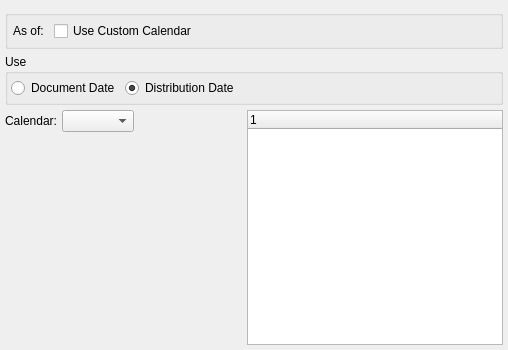
<?xml version="1.0" encoding="UTF-8"?>
<ui version="4.0">
 <comment>This file is part of the xTuple ERP: PostBooks Edition, a free and
open source Enterprise Resource Planning software suite,
Copyright (c) 1999-2011 by OpenMFG LLC, d/b/a xTuple.
It is licensed to you under the Common Public Attribution License
version 1.0, the full text of which (including xTuple-specific Exhibits)
is available at www.xtuple.com/CPAL.  By using this software, you agree
to be bound by its terms.</comment>
 <class>dspTimePhasedOpenARItems</class>
 <widget class="QWidget" name="dspTimePhasedOpenARItems">
  <property name="geometry">
   <rect>
    <x>0</x>
    <y>0</y>
    <width>508</width>
    <height>350</height>
   </rect>
  </property>
  <property name="windowTitle">
   <string>Receivables Aging</string>
  </property>
  <layout class="QGridLayout" name="gridLayout_2">
   <item row="0" column="0">
    <widget class="CustomerSelector" name="_customerSelector"/>
   </item>
   <item row="1" column="0">
    <widget class="QGroupBox" name="_asofGroup">
     <property name="title">
      <string/>
     </property>
     <layout class="QGridLayout" name="gridLayout">
      <item row="0" column="0">
       <widget class="QLabel" name="_asOfLit">
        <property name="text">
         <string>As of:</string>
        </property>
        <property name="buddy">
         <cstring>_asOf</cstring>
        </property>
       </widget>
      </item>
      <item row="0" column="1">
       <widget class="DLineEdit" name="_asOf"/>
      </item>
      <item row="0" column="2">
       <widget class="XCheckBox" name="_custom">
        <property name="text">
         <string>Use Custom Calendar</string>
        </property>
       </widget>
      </item>
      <item row="0" column="3">
       <spacer name="horizontalSpacer">
        <property name="orientation">
         <enum>Qt::Horizontal</enum>
        </property>
        <property name="sizeHint" stdset="0">
         <size>
          <width>0</width>
          <height>20</height>
         </size>
        </property>
       </spacer>
      </item>
     </layout>
    </widget>
   </item>
   <item row="2" column="0">
    <widget class="QGroupBox" name="_useGroup">
     <property name="title">
      <string>Use</string>
     </property>
     <layout class="QHBoxLayout">
      <property name="leftMargin">
       <number>3</number>
      </property>
      <property name="topMargin">
       <number>0</number>
      </property>
      <property name="rightMargin">
       <number>3</number>
      </property>
      <property name="bottomMargin">
       <number>0</number>
      </property>
      <item>
       <widget class="QRadioButton" name="_useDocDate">
        <property name="text">
         <string>Document Date</string>
        </property>
       </widget>
      </item>
      <item>
       <widget class="QRadioButton" name="_useDistDate">
        <property name="text">
         <string>Distribution Date</string>
        </property>
        <property name="checked">
         <bool>true</bool>
        </property>
       </widget>
      </item>
      <item>
       <spacer>
        <property name="orientation">
         <enum>Qt::Horizontal</enum>
        </property>
        <property name="sizeHint" stdset="0">
         <size>
          <width>0</width>
          <height>28</height>
         </size>
        </property>
       </spacer>
      </item>
     </layout>
    </widget>
   </item>
   <item row="3" column="0">
    <layout class="QHBoxLayout">
     <property name="spacing">
      <number>7</number>
     </property>
     <item>
      <layout class="QVBoxLayout">
       <property name="spacing">
        <number>0</number>
       </property>
       <item>
        <layout class="QHBoxLayout">
         <property name="spacing">
          <number>5</number>
         </property>
         <item>
          <widget class="QLabel" name="_calendarLit">
           <property name="text">
            <string>Calendar:</string>
           </property>
           <property name="alignment">
            <set>Qt::AlignRight|Qt::AlignTrailing|Qt::AlignVCenter</set>
           </property>
          </widget>
         </item>
         <item>
          <widget class="CalendarComboBox" name="_calendar"/>
         </item>
         <item>
          <spacer name="horizontalSpacer_3">
           <property name="orientation">
            <enum>Qt::Horizontal</enum>
           </property>
           <property name="sizeHint" stdset="0">
            <size>
             <width>40</width>
             <height>20</height>
            </size>
           </property>
          </spacer>
         </item>
        </layout>
       </item>
       <item>
        <spacer>
         <property name="orientation">
          <enum>Qt::Vertical</enum>
         </property>
         <property name="sizeType">
          <enum>QSizePolicy::Expanding</enum>
         </property>
         <property name="sizeHint" stdset="0">
          <size>
           <width>20</width>
           <height>0</height>
          </size>
         </property>
        </spacer>
       </item>
      </layout>
     </item>
     <item>
      <widget class="PeriodsListView" name="_periods">
       <property name="sizePolicy">
        <sizepolicy hsizetype="Expanding" vsizetype="Preferred">
         <horstretch>0</horstretch>
         <verstretch>0</verstretch>
        </sizepolicy>
       </property>
       <property name="minimumSize">
        <size>
         <width>0</width>
         <height>120</height>
        </size>
       </property>
      </widget>
     </item>
    </layout>
   </item>
  </layout>
 </widget>
 <layoutdefault spacing="5" margin="5"/>
 <pixmapfunction>qPixmapFromMimeSource</pixmapfunction>
 <customwidgets>
  <customwidget>
   <class>CalendarComboBox</class>
   <extends>XComboBox</extends>
   <header>calendarTools.h</header>
  </customwidget>
  <customwidget>
   <class>CustomerSelector</class>
   <extends>QWidget</extends>
   <header>customerselector.h</header>
  </customwidget>
  <customwidget>
   <class>DLineEdit</class>
   <extends>QWidget</extends>
   <header>datecluster.h</header>
   <container>1</container>
  </customwidget>
  <customwidget>
   <class>PeriodsListView</class>
   <extends>XTreeWidget</extends>
   <header>calendarTools.h</header>
  </customwidget>
  <customwidget>
   <class>XCheckBox</class>
   <extends>QCheckBox</extends>
   <header>xcheckbox.h</header>
  </customwidget>
  <customwidget>
   <class>XComboBox</class>
   <extends>QComboBox</extends>
   <header>xcombobox.h</header>
  </customwidget>
  <customwidget>
   <class>XTreeWidget</class>
   <extends>QTreeWidget</extends>
   <header>xtreewidget.h</header>
   <container>1</container>
  </customwidget>
 </customwidgets>
 <tabstops>
  <tabstop>_asOf</tabstop>
  <tabstop>_custom</tabstop>
  <tabstop>_periods</tabstop>
 </tabstops>
 <resources/>
 <connections>
  <connection>
   <sender>_calendar</sender>
   <signal>newCalendarId(int)</signal>
   <receiver>_periods</receiver>
   <slot>populate(int)</slot>
   <hints>
    <hint type="sourcelabel">
     <x>154</x>
     <y>187</y>
    </hint>
    <hint type="destinationlabel">
     <x>590</x>
     <y>271</y>
    </hint>
   </hints>
  </connection>
  <connection>
   <sender>_calendar</sender>
   <signal>select(ParameterList&amp;)</signal>
   <receiver>_periods</receiver>
   <slot>load(ParameterList&amp;)</slot>
   <hints>
    <hint type="sourcelabel">
     <x>154</x>
     <y>187</y>
    </hint>
    <hint type="destinationlabel">
     <x>590</x>
     <y>271</y>
    </hint>
   </hints>
  </connection>
 </connections>
</ui>
